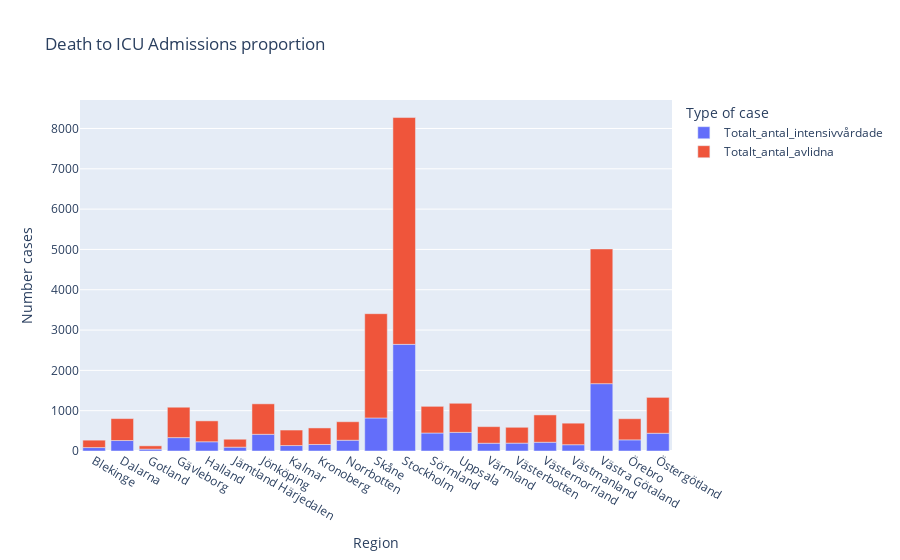

The notebook cell this image was saved under:
### Code cell
death_to_icu_fig = px.bar(totals, 
x = "Region",
y = ["Totalt_antal_intensivvårdade", "Totalt_antal_avlidna"],
title = "Death to ICU Admissions proportion",
labels = dict(value = "Number cases", variable = "Type of case"))
death_to_icu_fig.show()
death_to_icu_fig.write_html("./Visualizations/Insights/Death to ICU ratio.html")

### Figure 1 — Plotly figure (JSON) as saved in the notebook; plotly's stock layout.template omitted (floating-point values rounded to 4 significant figures)
{"data": [{"alignmentgroup": "True", "hovertemplate": "Type of case=Totalt_antal_intensivvårdade<br>Region=%{x}<br>Number cases=%{y}<extra></extra>", "legendgroup": "Totalt_antal_intensivvårdade", "marker": {"color": "#636efa", "pattern": {"shape": ""}}, "name": "Totalt_antal_intensivvårdade", "offsetgroup": "Totalt_antal_intensivvårdade", "orientation": "v", "showlegend": true, "textposition": "auto", "type": "bar", "x": ["Blekinge", "Dalarna", "Gotland", "Gävleborg", "Halland", "Jämtland Härjedalen", "Jönköping", "Kalmar", "Kronoberg", "Norrbotten", "Skåne", "Stockholm", "Sörmland", "Uppsala", "Värmland", "Västerbotten", "Västernorrland", "Västmanland", "Västra Götaland", "Örebro", "Östergötland"], "xaxis": "x", "y": [85, 260, 46, 332, 229, 95, 414, 135, 162, 267, 819, 2645, 446, 462, 193, 195, 217, 156, 1670, 276, 440], "yaxis": "y"}, {"alignmentgroup": "True", "hovertemplate": "Type of case=Totalt_antal_avlidna<br>Region=%{x}<br>Number cases=%{y}<extra></extra>", "legendgroup": "Totalt_antal_avlidna", "marker": {"color": "#EF553B", "pattern": {"shape": ""}}, "name": "Totalt_antal_avlidna", "offsetgroup": "Totalt_antal_avlidna", "orientation": "v", "showlegend": true, "textposition": "auto", "type": "bar", "x": ["Blekinge", "Dalarna", "Gotland", "Gävleborg", "Halland", "Jämtland Härjedalen", "Jönköping", "Kalmar", "Kronoberg", "Norrbotten", "Skåne", "Stockholm", "Sörmland", "Uppsala", "Värmland", "Västerbotten", "Västernorrland", "Västmanland", "Västra Götaland", "Örebro", "Östergötland"], "xaxis": "x", "y": [184, 544, 82, 754, 518, 197, 756, 385, 410, 459, 2587, 5626, 662, 722, 411, 393, 678, 534, 3342, 525, 890], "yaxis": "y"}], "layout": {"barmode": "relative", "legend": {"title": {"text": "Type of case"}, "tracegroupgap": 0}, "title": {"text": "Death to ICU Admissions proportion"}, "xaxis": {"anchor": "y", "domain": [0, 1], "title": {"text": "Region"}}, "yaxis": {"anchor": "x", "domain": [0, 1], "title": {"text": "Number cases"}}}}
